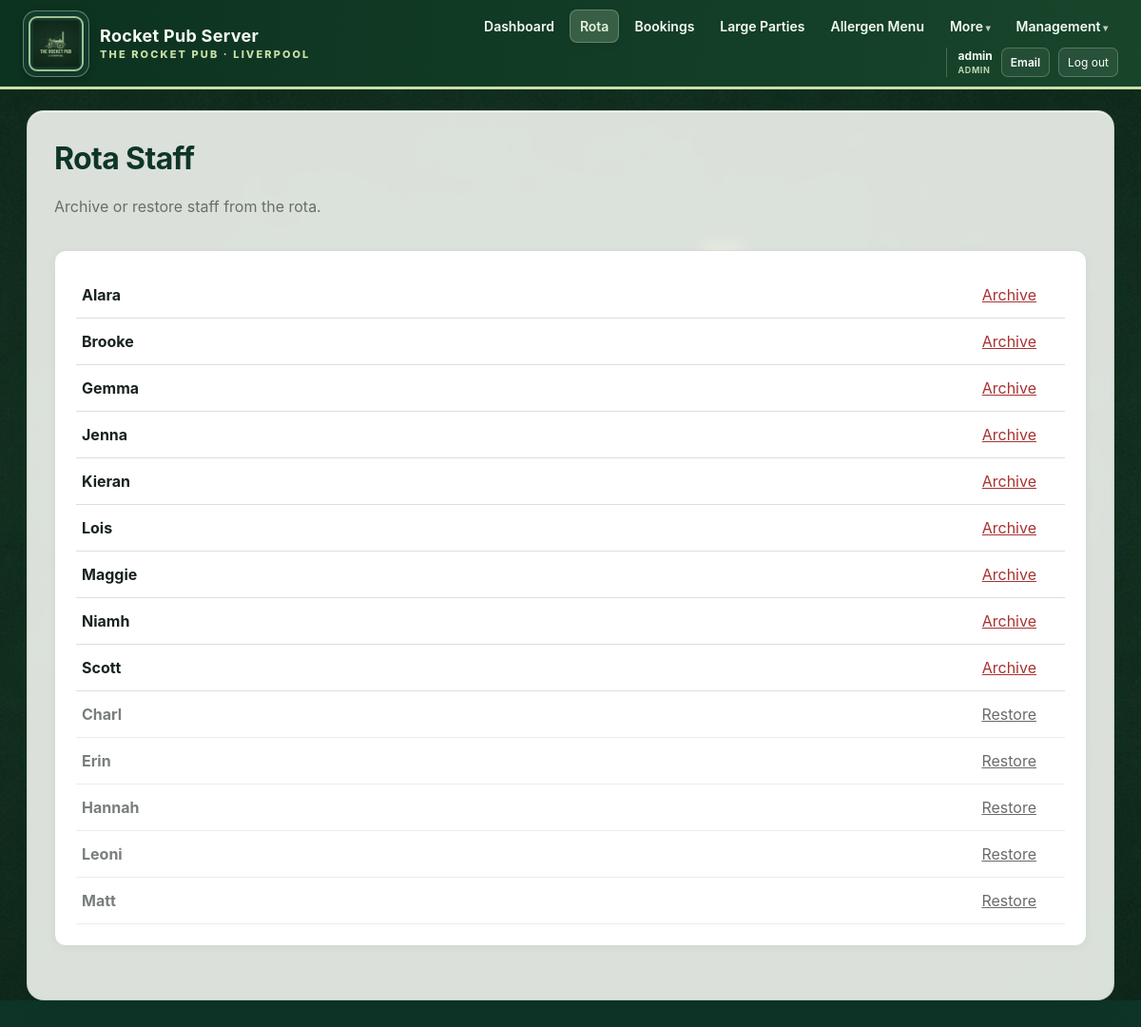
The page /rota/staff (signed in) on the database as committed earlier.
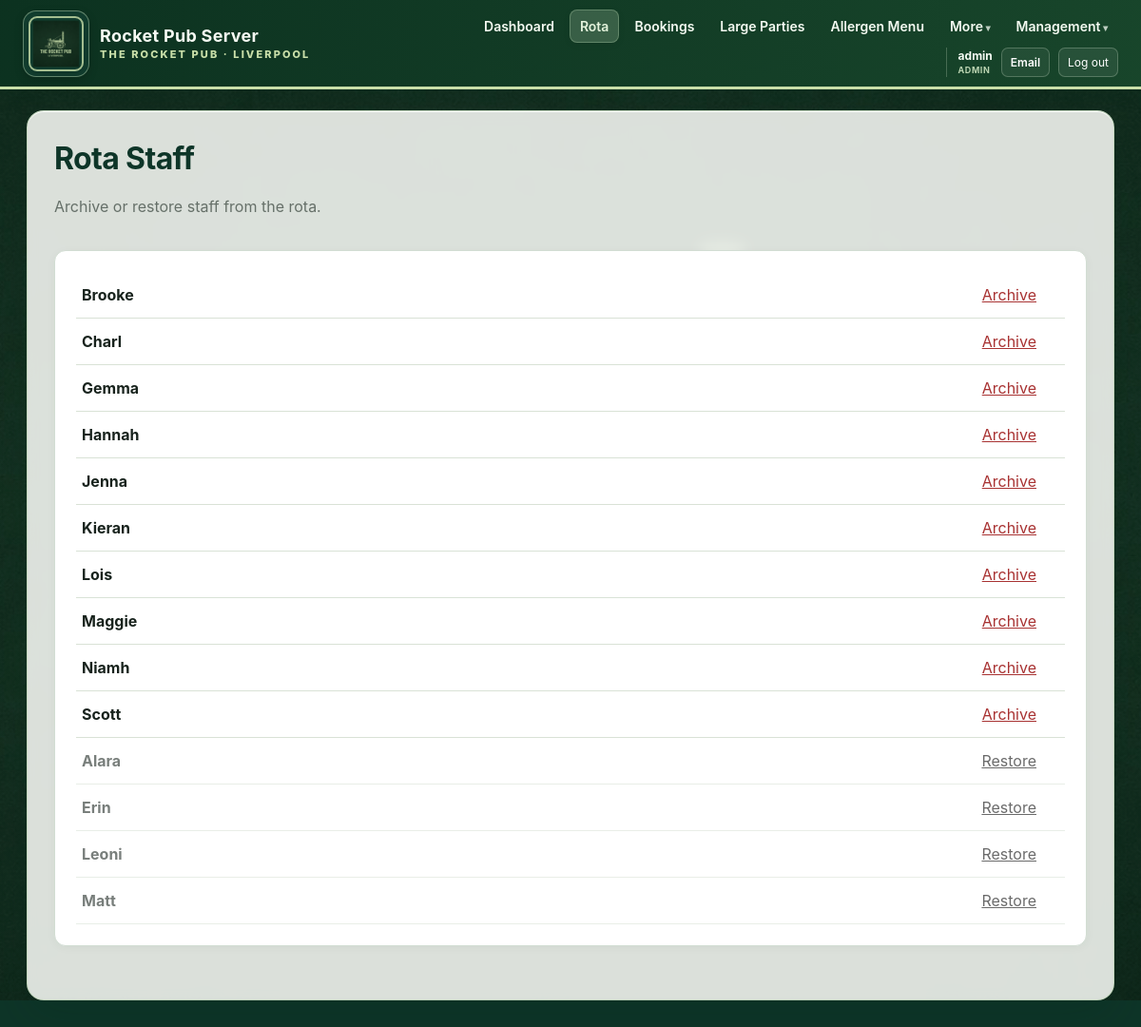
The same page on the database as committed later.
### app/models.py (models this page shows, shortened)
class AppUser(db.Model):
    id = db.Column(db.Integer, primary_key=True)
    username = db.Column(
        db.String(80),
        nullable=False,
        unique=True,
        index=True,
    )
    password_hash = db.Column(db.String(255), nullable=False)
    role = db.Column(
        db.String(20),
        nullable=False,
        default="staff",
        index=True,
    )
    must_change_password = db.Column(
        db.Boolean,
        nullable=False,
        default=True,
    )
    email = db.Column(db.String(255), unique=True, index=True)
    pending_email = db.Column(db.String(255))
    email_verified = db.Column(db.Boolean, nullable=False, default=False)
    email_verification_code_hash = db.Column(db.String(255))
    email_verification_expires_at = db.Column(db.DateTime)
    password_reset_code_hash = db.Column(db.String(255))
    password_reset_expires_at = db.Column(db.DateTime)
    active = db.Column(db.Boolean, nullable=False, default=True)
    created_at = db.Column(db.DateTime, default=datetime.utcnow)
    last_login_at = db.Column(db.DateTime)
    @property
    def is_manager(self):
        return self.role in {"manager", "admin"}

class StaffProfile(db.Model):
    id = db.Column(db.Integer, primary_key=True)
    user_id = db.Column(
        db.Integer,
        db.ForeignKey("app_user.id"),
        unique=True,
        index=True,
    )
    display_name = db.Column(db.String(100), nullable=False, unique=True, index=True)
    work_role = db.Column(
        db.String(30),
        nullable=False,
        default="front_of_house",
        index=True,
    )
    employment_type = db.Column(
        db.String(20),
        nullable=False,
        default="regular",
    )
    target_hours = db.Column(db.Float, nullable=False, default=0)
    max_hours = db.Column(db.Float, nullable=False, default=40)
    rota_notes = db.Column(db.String(300))
    sort_order = db.Column(db.Integer, nullable=False, default=100)
    preferred_shifts = db.Column(db.String(250))
    active = db.Column(db.Boolean, nullable=False, default=True)
    created_at = db.Column(db.DateTime, default=datetime.utcnow)
    user = db.relationship("AppUser")
    availability_rules = db.relationship(
        "StaffAvailabilityRule",
        back_populates="staff",
        cascade="all, delete-orphan",
    )
    diary_entries = db.relationship(
        "StaffDiaryEntry",
        back_populates="staff",
        cascade="all, delete-orphan",
    )
    shifts = db.relationship(
        "RotaShift",
        back_populates="staff",
        cascade="all, delete-orphan",
    )

### app/routes.py (the view)
@main.route("/rota/staff")
def rota_profiles():
    profiles = db.session.scalars(
        db.select(StaffProfile)
        .order_by(StaffProfile.active.desc(), StaffProfile.display_name)
    ).all()
    users = db.session.scalars(
        db.select(AppUser)
        .where(AppUser.active.is_(True))
        .order_by(AppUser.username)
    ).all()
    return render_template(
        "rota_profiles.html",
        profiles=profiles,
        users=users,
    )

### app/routes.py (called while the page is built)
def current_user():
    return getattr(g, "current_user", None)

@main.app_context_processor
def inject_current_user():
    return {
        "current_user": current_user(),
    }

### app/templates/rota_profiles.html (shortened to what this page needs)
{% extends "base.html" %}
{% block content %}
<div class="page-heading">
    <div>
        <h1>Rota Staff</h1>
        <p>Archive or restore staff from the rota.</p>
    </div>
</div>
<div class="card">
    <div class="profile-list">
    {% for profile in profiles %}
        <div class="staff-profile-row {% if not profile.active %}user-disabled{% endif %}">
            <div>
                <strong>{{ profile.display_name }}</strong>
            </div>
            <div class="row-actions">
                {% if profile.active %}
                    <form method="post"
                          action="{{ url_for('main.rota_profile_archive', profile_id=profile.id) }}"
                          onsubmit="return confirm('Archive {{ profile.display_name }} from future rotas?');">
                        <button class="link-button danger" type="submit">
                            Archive
                        </button>
                    </form>
                {% else %}
                    <form method="post"
                          action="{{ url_for('main.rota_profile_restore', profile_id=profile.id) }}">
                        <button class="link-button" type="submit">
                            Restore
                        </button>
                    </form>
                {% endif %}
            </div>
        </div>
    {% endfor %}
    </div>
</div>
{% endblock %}

### app/templates/base.html (shortened to what this page needs)
<!doctype html>
<html lang="en">
<head>
    <link rel="stylesheet"
          href="{{ url_for('static', filename='css/style.css') }}">
</head>
<body>
<header class="topbar">
    <a class="brand"
       href="{{ url_for('main.dashboard') }}"
       aria-label="Rocket Pub Server dashboard">
        <span class="brand-logo-frame">
            <img src="{{ url_for('static', filename='images/rocket-pub-header-logo.png') }}"
                 alt="The Rocket Pub Liverpool logo">
        </span>
        <span class="brand-copy">
            <strong>Rocket Pub Server</strong>
            <small>The Rocket Pub · Liverpool</small>
        </span>
    </a>
    {% if current_user %}
    <nav class="main-nav">
        <a class="{% if request.endpoint == 'main.dashboard' %}active{% endif %}"
           href="{{ url_for('main.dashboard') }}">Dashboard</a>
        <a class="{% if request.endpoint and request.endpoint.startswith('main.rota') %}active{% endif %}"
           href="{{ url_for('main.rota_home') }}">Rota</a>
        <a class="{% if request.endpoint in ['main.bookings', 'main.new_booking', 'main.edit_booking'] %}active{% endif %}"
           href="{{ url_for('main.bookings') }}">Bookings</a>
        <a class="{% if request.endpoint in ['main.large_parties', 'main.new_large_party', 'main.edit_large_party'] %}active{% endif %}"
           href="{{ url_for('main.large_parties') }}">Large Parties</a>
        <a class="{% if request.endpoint in ['main.allergen_menu', 'main.allergen_new', 'main.allergen_edit'] %}active{% endif %}"
           href="{{ url_for('main.allergen_menu') }}">Allergen Menu</a>
        <details class="nav-menu">
            <summary>More</summary>
        </details>
        {% if current_user.is_manager %}
            <details class="nav-menu management-menu">
                <summary>Management</summary>
            </details>
        {% endif %}
        <div class="account-menu">
            <span>
                {{ current_user.username }}
                <small>{{ current_user.role|title }}</small>
            </span>
            <a class="topbar-account-link"
               href="{{ url_for('main.email_setup') }}">
                Email
            </a>
            <form method="post" action="{{ url_for('main.logout') }}">
                <button type="submit" class="topbar-logout">Log out</button>
            </form>
        </div>
    </nav>
    {% endif %}
</header>
<main class="container">
    {% block content %}{% endblock %}
</main>
</body>
</html>

Rows that differ between the two databases and show on the page:
changed StaffProfile "Charl": active "Restore" → "Archive"; moves up the list
changed StaffProfile "Hannah": active "Restore" → "Archive"; moves up the list
changed StaffProfile "Alara": active "Archive" → "Restore"; moves down the list
